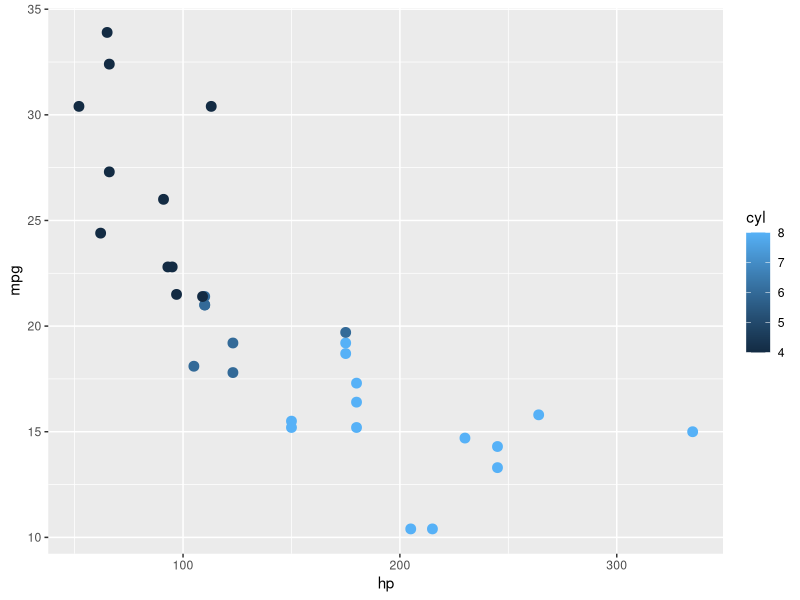

This figure's R source:
## ---- chunk 1
data(mtcars)
library(ggplot2)
ggplot(mtcars, aes(x=hp, y=mpg, color=cyl)) +geom_point(size=3)
## ---- chunk 2

